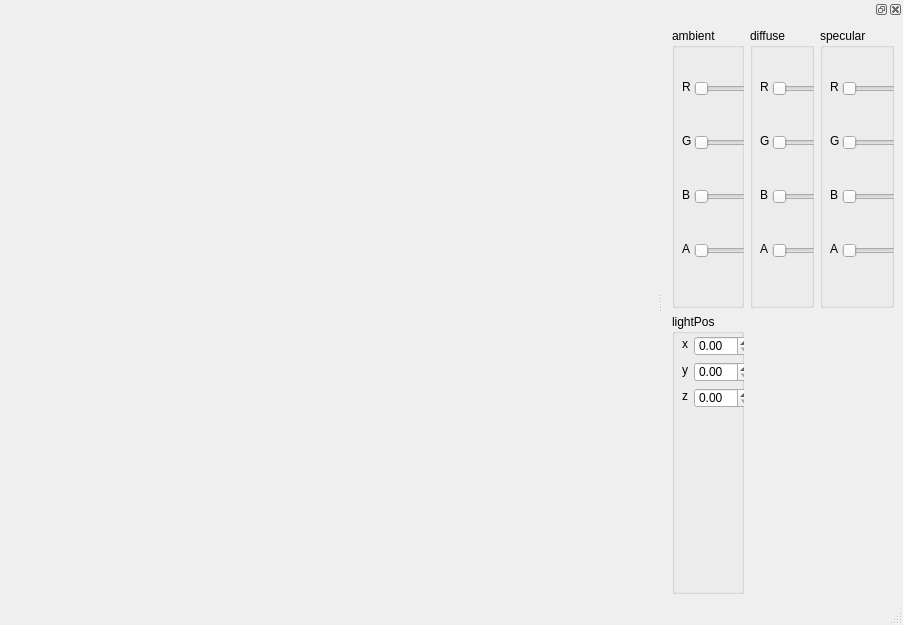
<?xml version="1.0" encoding="UTF-8"?>
<ui version="4.0">
 <class>MainWindow</class>
 <widget class="QMainWindow" name="MainWindow">
  <property name="geometry">
   <rect>
    <x>0</x>
    <y>0</y>
    <width>903</width>
    <height>625</height>
   </rect>
  </property>
  <property name="windowTitle">
   <string>MainWindow</string>
  </property>
  <widget class="QWidget" name="centralwidget">
   <layout class="QHBoxLayout" name="horizontalLayout"/>
  </widget>
  <widget class="QMenuBar" name="menubar">
   <property name="geometry">
    <rect>
     <x>0</x>
     <y>0</y>
     <width>903</width>
     <height>23</height>
    </rect>
   </property>
  </widget>
  <widget class="QStatusBar" name="statusbar"/>
  <widget class="QDockWidget" name="dockWidget_2">
   <attribute name="dockWidgetArea">
    <number>2</number>
   </attribute>
   <widget class="QWidget" name="dockWidgetContents_2">
    <layout class="QGridLayout" name="gridLayout">
     <item row="0" column="0">
      <widget class="QGroupBox" name="ambientGroupBox">
       <property name="title">
        <string>ambient</string>
       </property>
       <widget class="QSlider" name="ambientRSlider">
        <property name="geometry">
         <rect>
          <x>22</x>
          <y>51</y>
          <width>84</width>
          <height>19</height>
         </rect>
        </property>
        <property name="maximum">
         <number>255</number>
        </property>
        <property name="orientation">
         <enum>Qt::Horizontal</enum>
        </property>
       </widget>
       <widget class="QSlider" name="ambientGSlider">
        <property name="geometry">
         <rect>
          <x>22</x>
          <y>105</y>
          <width>84</width>
          <height>19</height>
         </rect>
        </property>
        <property name="maximum">
         <number>255</number>
        </property>
        <property name="orientation">
         <enum>Qt::Horizontal</enum>
        </property>
       </widget>
       <widget class="QLabel" name="label">
        <property name="geometry">
         <rect>
          <x>10</x>
          <y>51</y>
          <width>16</width>
          <height>16</height>
         </rect>
        </property>
        <property name="text">
         <string>R</string>
        </property>
       </widget>
       <widget class="QLabel" name="label_2">
        <property name="geometry">
         <rect>
          <x>10</x>
          <y>105</y>
          <width>16</width>
          <height>16</height>
         </rect>
        </property>
        <property name="text">
         <string>G</string>
        </property>
       </widget>
       <widget class="QLabel" name="label_3">
        <property name="geometry">
         <rect>
          <x>10</x>
          <y>159</y>
          <width>16</width>
          <height>16</height>
         </rect>
        </property>
        <property name="text">
         <string>B</string>
        </property>
       </widget>
       <widget class="QLabel" name="label_4">
        <property name="geometry">
         <rect>
          <x>10</x>
          <y>213</y>
          <width>16</width>
          <height>16</height>
         </rect>
        </property>
        <property name="text">
         <string>A</string>
        </property>
       </widget>
       <widget class="QSlider" name="ambientBSlider">
        <property name="geometry">
         <rect>
          <x>22</x>
          <y>159</y>
          <width>84</width>
          <height>19</height>
         </rect>
        </property>
        <property name="maximum">
         <number>255</number>
        </property>
        <property name="orientation">
         <enum>Qt::Horizontal</enum>
        </property>
       </widget>
       <widget class="QSlider" name="ambientASlider">
        <property name="geometry">
         <rect>
          <x>22</x>
          <y>213</y>
          <width>84</width>
          <height>19</height>
         </rect>
        </property>
        <property name="maximum">
         <number>255</number>
        </property>
        <property name="orientation">
         <enum>Qt::Horizontal</enum>
        </property>
       </widget>
      </widget>
     </item>
     <item row="0" column="1">
      <widget class="QGroupBox" name="diffuseGroupBox">
       <property name="title">
        <string>diffuse</string>
       </property>
       <widget class="QSlider" name="diffuseRSlider">
        <property name="geometry">
         <rect>
          <x>22</x>
          <y>51</y>
          <width>84</width>
          <height>19</height>
         </rect>
        </property>
        <property name="maximum">
         <number>255</number>
        </property>
        <property name="orientation">
         <enum>Qt::Horizontal</enum>
        </property>
       </widget>
       <widget class="QSlider" name="diffuseGSlider">
        <property name="geometry">
         <rect>
          <x>22</x>
          <y>105</y>
          <width>84</width>
          <height>19</height>
         </rect>
        </property>
        <property name="maximum">
         <number>255</number>
        </property>
        <property name="orientation">
         <enum>Qt::Horizontal</enum>
        </property>
       </widget>
       <widget class="QLabel" name="label_12">
        <property name="geometry">
         <rect>
          <x>10</x>
          <y>51</y>
          <width>16</width>
          <height>16</height>
         </rect>
        </property>
        <property name="text">
         <string>R</string>
        </property>
       </widget>
       <widget class="QLabel" name="label_13">
        <property name="geometry">
         <rect>
          <x>10</x>
          <y>105</y>
          <width>16</width>
          <height>16</height>
         </rect>
        </property>
        <property name="text">
         <string>G</string>
        </property>
       </widget>
       <widget class="QLabel" name="label_14">
        <property name="geometry">
         <rect>
          <x>10</x>
          <y>159</y>
          <width>16</width>
          <height>16</height>
         </rect>
        </property>
        <property name="text">
         <string>B</string>
        </property>
       </widget>
       <widget class="QLabel" name="label_15">
        <property name="geometry">
         <rect>
          <x>10</x>
          <y>213</y>
          <width>16</width>
          <height>16</height>
         </rect>
        </property>
        <property name="text">
         <string>A</string>
        </property>
       </widget>
       <widget class="QSlider" name="diffuseBSlider">
        <property name="geometry">
         <rect>
          <x>22</x>
          <y>159</y>
          <width>84</width>
          <height>19</height>
         </rect>
        </property>
        <property name="maximum">
         <number>255</number>
        </property>
        <property name="orientation">
         <enum>Qt::Horizontal</enum>
        </property>
       </widget>
       <widget class="QSlider" name="diffuseASlider">
        <property name="geometry">
         <rect>
          <x>22</x>
          <y>213</y>
          <width>84</width>
          <height>19</height>
         </rect>
        </property>
        <property name="maximum">
         <number>255</number>
        </property>
        <property name="orientation">
         <enum>Qt::Horizontal</enum>
        </property>
       </widget>
      </widget>
     </item>
     <item row="0" column="2">
      <widget class="QGroupBox" name="specularGroupBox">
       <property name="title">
        <string>specular</string>
       </property>
       <widget class="QSlider" name="specularRSlider">
        <property name="geometry">
         <rect>
          <x>22</x>
          <y>51</y>
          <width>84</width>
          <height>19</height>
         </rect>
        </property>
        <property name="maximum">
         <number>255</number>
        </property>
        <property name="orientation">
         <enum>Qt::Horizontal</enum>
        </property>
       </widget>
       <widget class="QSlider" name="specularGSlider">
        <property name="geometry">
         <rect>
          <x>22</x>
          <y>105</y>
          <width>84</width>
          <height>19</height>
         </rect>
        </property>
        <property name="maximum">
         <number>255</number>
        </property>
        <property name="orientation">
         <enum>Qt::Horizontal</enum>
        </property>
       </widget>
       <widget class="QLabel" name="label_16">
        <property name="geometry">
         <rect>
          <x>10</x>
          <y>51</y>
          <width>16</width>
          <height>16</height>
         </rect>
        </property>
        <property name="text">
         <string>R</string>
        </property>
       </widget>
       <widget class="QLabel" name="label_17">
        <property name="geometry">
         <rect>
          <x>10</x>
          <y>105</y>
          <width>16</width>
          <height>16</height>
         </rect>
        </property>
        <property name="text">
         <string>G</string>
        </property>
       </widget>
       <widget class="QLabel" name="label_18">
        <property name="geometry">
         <rect>
          <x>10</x>
          <y>159</y>
          <width>16</width>
          <height>16</height>
         </rect>
        </property>
        <property name="text">
         <string>B</string>
        </property>
       </widget>
       <widget class="QLabel" name="label_19">
        <property name="geometry">
         <rect>
          <x>10</x>
          <y>213</y>
          <width>16</width>
          <height>16</height>
         </rect>
        </property>
        <property name="text">
         <string>A</string>
        </property>
       </widget>
       <widget class="QSlider" name="specularBSlider">
        <property name="geometry">
         <rect>
          <x>22</x>
          <y>159</y>
          <width>84</width>
          <height>19</height>
         </rect>
        </property>
        <property name="maximum">
         <number>255</number>
        </property>
        <property name="orientation">
         <enum>Qt::Horizontal</enum>
        </property>
       </widget>
       <widget class="QSlider" name="specularASlider">
        <property name="geometry">
         <rect>
          <x>22</x>
          <y>213</y>
          <width>84</width>
          <height>19</height>
         </rect>
        </property>
        <property name="maximum">
         <number>255</number>
        </property>
        <property name="orientation">
         <enum>Qt::Horizontal</enum>
        </property>
       </widget>
      </widget>
     </item>
     <item row="1" column="0">
      <widget class="QGroupBox" name="lightPosGroupBox">
       <property name="title">
        <string>lightPos</string>
       </property>
       <widget class="QDoubleSpinBox" name="lightPosXSpinBox">
        <property name="geometry">
         <rect>
          <x>22</x>
          <y>22</y>
          <width>58</width>
          <height>20</height>
         </rect>
        </property>
       </widget>
       <widget class="QDoubleSpinBox" name="lightPosYSpinBox">
        <property name="geometry">
         <rect>
          <x>22</x>
          <y>48</y>
          <width>58</width>
          <height>20</height>
         </rect>
        </property>
       </widget>
       <widget class="QLabel" name="label_5">
        <property name="geometry">
         <rect>
          <x>10</x>
          <y>22</y>
          <width>16</width>
          <height>16</height>
         </rect>
        </property>
        <property name="text">
         <string>x</string>
        </property>
       </widget>
       <widget class="QLabel" name="label_6">
        <property name="geometry">
         <rect>
          <x>10</x>
          <y>48</y>
          <width>16</width>
          <height>16</height>
         </rect>
        </property>
        <property name="text">
         <string>y</string>
        </property>
       </widget>
       <widget class="QLabel" name="label_7">
        <property name="geometry">
         <rect>
          <x>10</x>
          <y>74</y>
          <width>16</width>
          <height>16</height>
         </rect>
        </property>
        <property name="text">
         <string>z</string>
        </property>
       </widget>
       <widget class="QDoubleSpinBox" name="lightPosZSpinBox">
        <property name="geometry">
         <rect>
          <x>22</x>
          <y>74</y>
          <width>58</width>
          <height>20</height>
         </rect>
        </property>
       </widget>
      </widget>
     </item>
    </layout>
    <zorder>lightPosGroupBox</zorder>
    <zorder>ambientGroupBox</zorder>
    <zorder>diffuseGroupBox</zorder>
    <zorder>specularGroupBox</zorder>
   </widget>
  </widget>
 </widget>
 <resources/>
 <connections/>
</ui>
